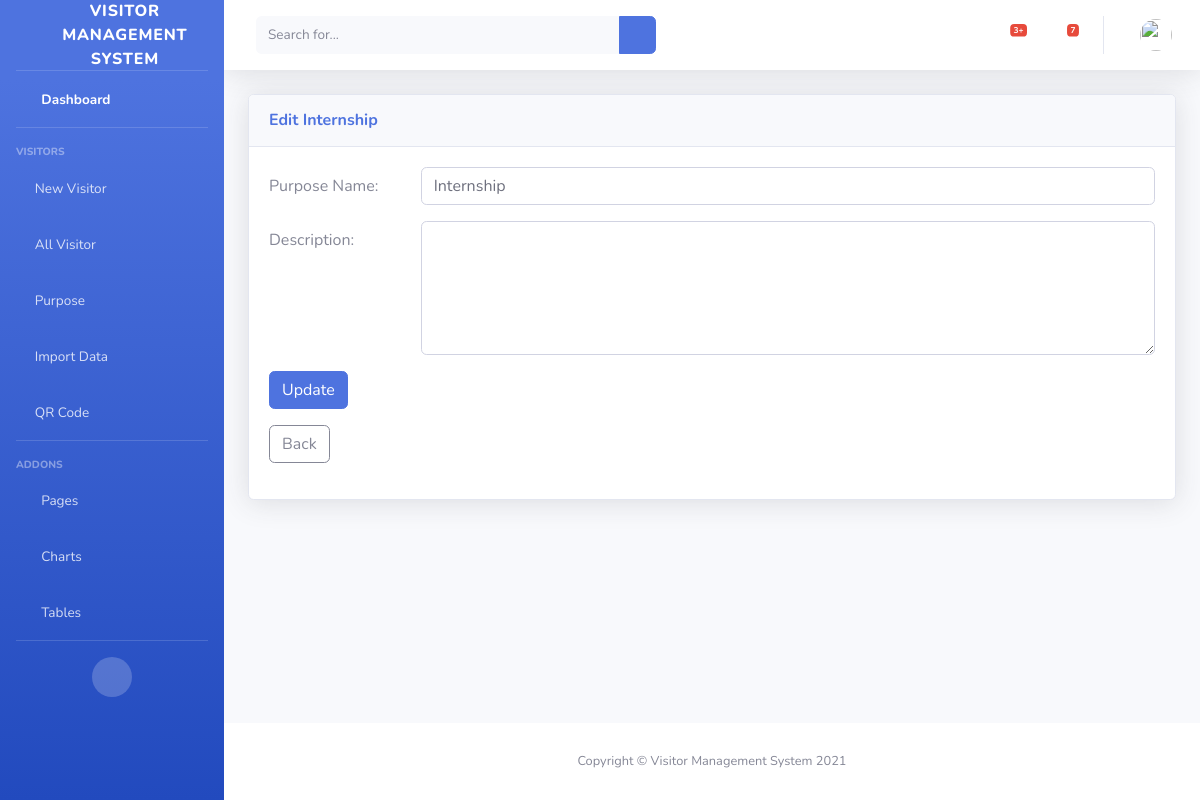
Before: /purpose/update/10 with the older database file.
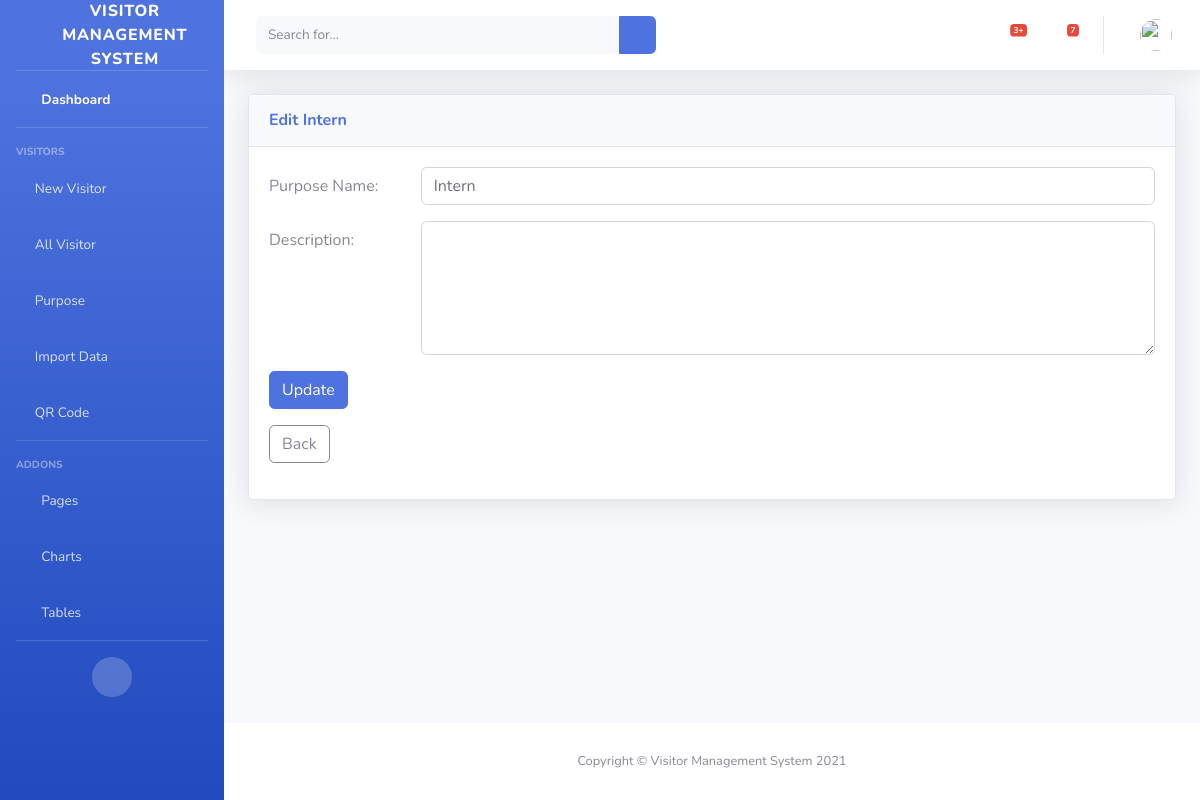
After: the same page with the newer database file.
### visitors/models.py (models this page shows, shortened)
class Purpose(models.Model):
    name = models.CharField(max_length=100)
    description = models.TextField(null = True)
    status = models.BooleanField(default=True)

### visitors/views.py (the view, shortened to what this page needs)
# urls.py: path('purpose/update/<int:id>',views.edit_purpose,name='edit_purpose'),
def edit_purpose(request, id):
    purpose = Purpose.objects.get(id=id)
    context = {
        'purpose' : purpose
    }
    return render(request, 'purpose/edit_purpose.html', context)

### visitors/templates/purpose/edit_purpose.html (shortened to what this page needs)
{%extends 'index.html'%}
{%block content%}
<div class="container-fluid">
  <div class="card shadow mb-4">
    <div class="card-header py-3">
        <h6 class="m-0 font-weight-bold text-primary">Edit {{purpose.name}}</h6>
    </div>
    <div class="card-body">
    <form method='post'>
        <div class="form-group row">
            <label class="col-sm-2 col-form-label">Purpose Name:</label>
            <div class="col-sm-10">
              <input type="text" class="form-control" name="name" maxlength="50" required id="id_first_name" value="{{purpose.name}}">
            </div>
          </div>
          <div class="form-group row">
              <label class="col-sm-2 col-form-label">Description:</label>
              <div class="col-sm-10">
                <textarea class="form-control" name="description" id="id_description" rows="5" cols="30" maxlength="100" value="{{purpose.description}}"></textarea>
              </div>
            </div>
        <button type="submit" class="btn btn-primary" value='edit'>Update</button>
    </form>
    <div class="my-3">
        <a href="/purpose/" class="btn btn-outline-secondary">Back</a>
    </div>
</div>
</div>
</div>
{%endblock%}

Changed rows visible on the page:
changed Purpose: name "Internship" → "Intern"
